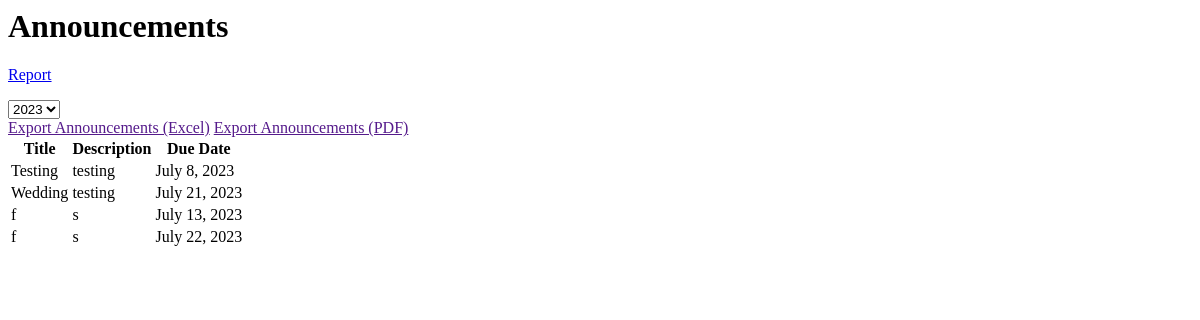
Page /announcements/ (signed in) on the earlier database version.
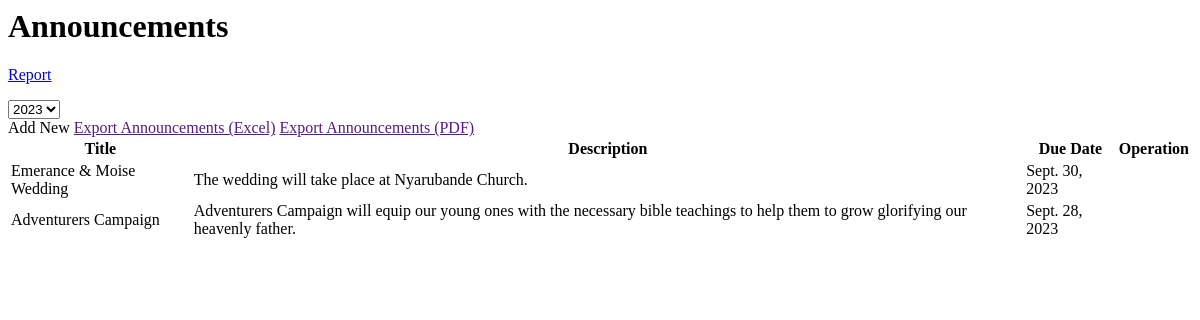
Same page on the later database version.
### churchActivities/models.py (models this page shows, shortened)
class Announcement(models.Model):
    title = models.CharField(max_length=100)
    description = models.TextField()
    due_date = models.DateField()
    date_created = models.DateField(auto_now=True)

### churchActivities/views.py (the view)
# urls.py: path('announcements/',views.announcements,name='announcements'),
@login_required
def announcements(request):
    announcements = Announcement.objects.all()
    user = request.user
    isNotHod = True
    if user.groups.filter(name='HOD').exists():
        isNotHod = False
    context={
        'announcements':announcements,
        'isNotAdmin':isNotAdmin,
        'isNotHod': isNotHod,
    }
    return render(request, 'pages/announcements.html',context)

### templates/pages/announcements.html (shortened to what this page needs)
<div class="content px-8 py-6 flex flex-col gap-y-12 h-[90vh] overflow-scroll">
  <div class="flex justify-between">
    <div class="bg-white flex py-3 px-3 gap-x-3 rounded-md shadow-lg text-sm w-min text-primary">
      <h1 class="text-xl font-bold">Announcements</h1>
    </div>
    <div class="flex gap-x-3 ">
      <a href='{% url 'download' %}' target="_blank" class="flex gap-x-3 items-center rounded-md border border-1 bg-primary text-white px-3 ">
        <p >Report</p>
      </a>
      <select name="" id="" class="outline-none px-4 rounded-md ">
        <option value="" class="border-none">2023</option>
      </select>
    </div>
  </div>
 <div class="w-full flex flex-col gap-y-2 ">
  <div class="flex gap-x-6">
    {% if not isNotHod %}
    <a hx-get='{% url 'add-announcement' %}' hx-target='.content' hx-swap='outerHTML' class="px-3 py-2 rounded text-xs font-bold bg-primary text-white">Add New</a>
      {% endif %}
    <a href="" class="border px-3 py-2 border-gray-300 rounded text-xs font-bold">Export Announcements (Excel)</a>
    <a href="" class="border px-3 py-2 border-gray-300 rounded text-xs font-bold">Export Announcements (PDF)</a>
  </div>
  <table class="table-fixed  bg-white rounded-md shadow-lg w-full">
    <thead class="border-b text-left">
      <tr class=" ">
      <th class="py-3 px-2 ">Title</th>
      <th>Description</th>
      <th>Due Date </th>
      {% if not isNotHod %}
      <th>Operation</th>
      {% endif %}
    </tr>
    </thead>
    <tbody class="text-xs">
      {% for announcement in announcements  %}
      <tr class="border-b ">
        <td class="py-3 px-2 ">{{announcement.title}}</td>
        <td>{{announcement.description}}</td>
        <td>{{announcement.due_date}}</td>
        {% if not isNotHod %}
        <td>
        </td>
      {% endif %}
      </tr>
      {% endfor %}
    </tbody>
  </table>
 </div>
</div>

Differences in the rows shown:
removed Announcement: title "Testing", description "testing", due_date "July 8, 2023"
removed Announcement: title "Wedding", description "testing", due_date "July 21, 2023"
removed Announcement: title "f", description "s", due_date "July 13, 2023"
removed Announcement: title "f", description "s", due_date "July 22, 2023"
added Announcement: title "Emerance & Moise Wedding", description "The wedding will take place at Nyarubande Church.", due_date "Sept. 30, 2023"
added Announcement: title "Adventurers Campaign", description "Adventurers Campaign will equip our young ones with the necessary bible teachings to help them to grow glorifying our heavenly father.", due_date "Sept. 28, 2023"
Other differences:
text now shown: "Add New Operation"
